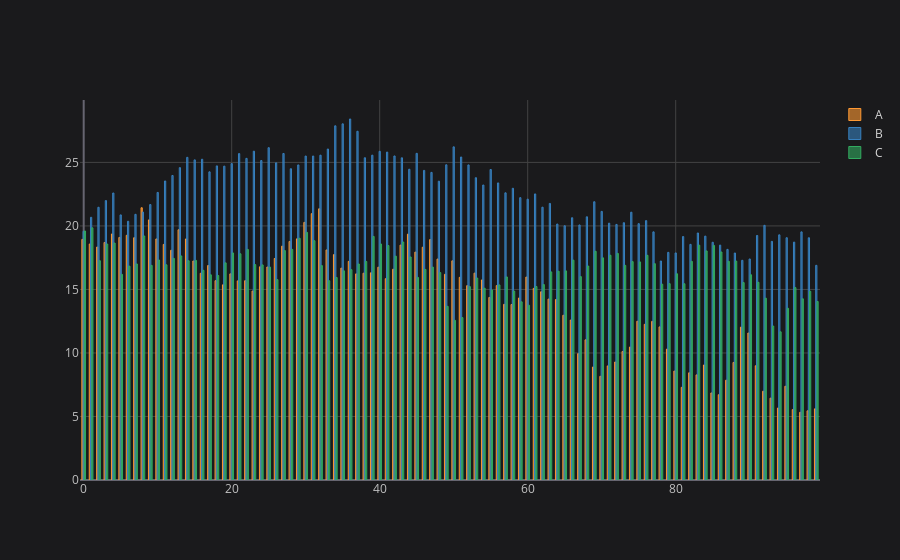

The notebook cell saved with this chart:
### Code cell
df.iplot(kind = 'bar', barmode="stacked",bargap=0.5)
